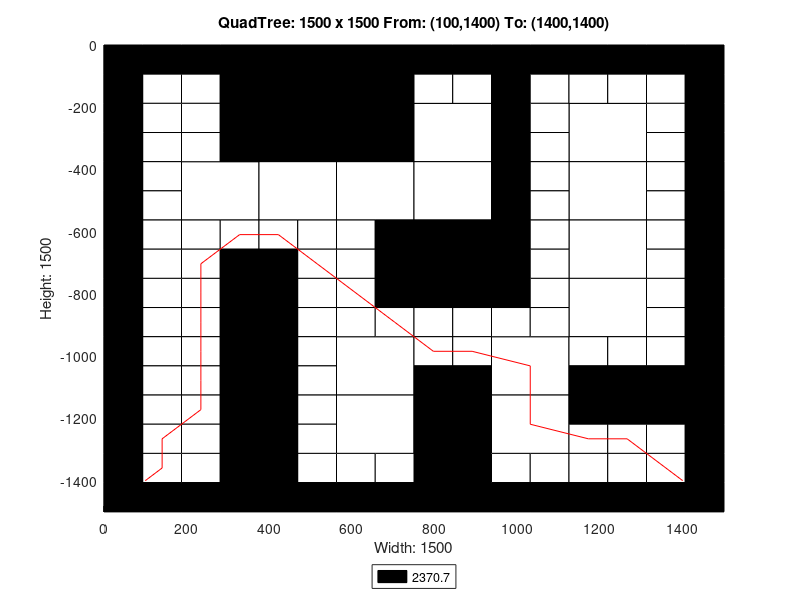

The MATLAB source for this figure:
axis([0 1500 -1500 0]);
title('QuadTree: 1500 x 1500 From: (100,1400) To: (1400,1400)');
xlabel('Width: 1500');
ylabel('Height: 1500');
rectangle('Position',[375 -375 375 375], 'FaceColor',[0 0 0]);
rectangle('Position',[187.5 -562.5 187.5 187.5], 'FaceColor',[1 1 1]);
rectangle('Position',[375 -562.5 187.5 187.5], 'FaceColor',[1 1 1]);
rectangle('Position',[562.5 -562.5 187.5 187.5], 'FaceColor',[1 1 1]);
rectangle('Position',[750 -375 187.5 187.5], 'FaceColor',[1 1 1]);
rectangle('Position',[1125 -375 187.5 187.5], 'FaceColor',[1 1 1]);
rectangle('Position',[750 -562.5 187.5 187.5], 'FaceColor',[1 1 1]);
rectangle('Position',[750 -750 187.5 187.5], 'FaceColor',[0 0 0]);
rectangle('Position',[1125 -562.5 187.5 187.5], 'FaceColor',[1 1 1]);
rectangle('Position',[1125 -750 187.5 187.5], 'FaceColor',[1 1 1]);
rectangle('Position',[562.5 -1125 187.5 187.5], 'FaceColor',[1 1 1]);
rectangle('Position',[562.5 -1312.5 187.5 187.5], 'FaceColor',[1 1 1]);
rectangle('Position',[937.5 -1125 187.5 187.5], 'FaceColor',[1 1 1]);
rectangle('Position',[1125 -937.5 187.5 187.5], 'FaceColor',[1 1 1]);
rectangle('Position',[750 -1312.5 187.5 187.5], 'FaceColor',[0 0 0]);
rectangle('Position',[937.5 -1312.5 187.5 187.5], 'FaceColor',[1 1 1]);
rectangle('Position',[750 -1500 187.5 187.5], 'FaceColor',[0 0 0]);
rectangle('Position',[0 -93.75 93.75 93.75], 'FaceColor',[0 0 0]);
rectangle('Position',[93.75 -93.75 93.75 93.75], 'FaceColor',[0 0 0]);
rectangle('Position',[0 -187.5 93.75 93.75], 'FaceColor',[0 0 0]);
rectangle('Position',[93.75 -187.5 93.75 93.75], 'FaceColor',[1 1 1]);
rectangle('Position',[187.5 -93.75 93.75 93.75], 'FaceColor',[0 0 0]);
rectangle('Position',[281.25 -93.75 93.75 93.75], 'FaceColor',[0 0 0]);
rectangle('Position',[187.5 -187.5 93.75 93.75], 'FaceColor',[1 1 1]);
rectangle('Position',[281.25 -187.5 93.75 93.75], 'FaceColor',[0 0 0]);
rectangle('Position',[0 -281.25 93.75 93.75], 'FaceColor',[0 0 0]);
rectangle('Position',[93.75 -281.25 93.75 93.75], 'FaceColor',[1 1 1]);
rectangle('Position',[0 -375 93.75 93.75], 'FaceColor',[0 0 0]);
rectangle('Position',[93.75 -375 93.75 93.75], 'FaceColor',[1 1 1]);
rectangle('Position',[187.5 -281.25 93.75 93.75], 'FaceColor',[1 1 1]);
rectangle('Position',[281.25 -281.25 93.75 93.75], 'FaceColor',[0 0 0]);
rectangle('Position',[187.5 -375 93.75 93.75], 'FaceColor',[1 1 1]);
rectangle('Position',[281.25 -375 93.75 93.75], 'FaceColor',[0 0 0]);
rectangle('Position',[0 -468.75 93.75 93.75], 'FaceColor',[0 0 0]);
rectangle('Position',[93.75 -468.75 93.75 93.75], 'FaceColor',[1 1 1]);
rectangle('Position',[0 -562.5 93.75 93.75], 'FaceColor',[0 0 0]);
rectangle('Position',[93.75 -562.5 93.75 93.75], 'FaceColor',[1 1 1]);
rectangle('Position',[0 -656.25 93.75 93.75], 'FaceColor',[0 0 0]);
rectangle('Position',[93.75 -656.25 93.75 93.75], 'FaceColor',[1 1 1]);
rectangle('Position',[0 -750 93.75 93.75], 'FaceColor',[0 0 0]);
rectangle('Position',[93.75 -750 93.75 93.75], 'FaceColor',[1 1 1]);
rectangle('Position',[187.5 -656.25 93.75 93.75], 'FaceColor',[1 1 1]);
rectangle('Position',[281.25 -656.25 93.75 93.75], 'FaceColor',[1 1 1]);
rectangle('Position',[187.5 -750 93.75 93.75], 'FaceColor',[1 1 1]);
rectangle('Position',[281.25 -750 93.75 93.75], 'FaceColor',[0 0 0]);
rectangle('Position',[375 -656.25 93.75 93.75], 'FaceColor',[1 1 1]);
rectangle('Position',[468.75 -656.25 93.75 93.75], 'FaceColor',[1 1 1]);
rectangle('Position',[375 -750 93.75 93.75], 'FaceColor',[0 0 0]);
rectangle('Position',[468.75 -750 93.75 93.75], 'FaceColor',[1 1 1]);
rectangle('Position',[562.5 -656.25 93.75 93.75], 'FaceColor',[1 1 1]);
rectangle('Position',[656.25 -656.25 93.75 93.75], 'FaceColor',[0 0 0]);
rectangle('Position',[562.5 -750 93.75 93.75], 'FaceColor',[1 1 1]);
rectangle('Position',[656.25 -750 93.75 93.75], 'FaceColor',[0 0 0]);
rectangle('Position',[750 -93.75 93.75 93.75], 'FaceColor',[0 0 0]);
rectangle('Position',[843.75 -93.75 93.75 93.75], 'FaceColor',[0 0 0]);
rectangle('Position',[750 -187.5 93.75 93.75], 'FaceColor',[1 1 1]);
rectangle('Position',[843.75 -187.5 93.75 93.75], 'FaceColor',[1 1 1]);
rectangle('Position',[937.5 -93.75 93.75 93.75], 'FaceColor',[0 0 0]);
rectangle('Position',[1031.25 -93.75 93.75 93.75], 'FaceColor',[0 0 0]);
rectangle('Position',[937.5 -187.5 93.75 93.75], 'FaceColor',[0 0 0]);
rectangle('Position',[1031.25 -187.5 93.75 93.75], 'FaceColor',[1 1 1]);
rectangle('Position',[937.5 -281.25 93.75 93.75], 'FaceColor',[0 0 0]);
rectangle('Position',[1031.25 -281.25 93.75 93.75], 'FaceColor',[1 1 1]);
rectangle('Position',[937.5 -375 93.75 93.75], 'FaceColor',[0 0 0]);
rectangle('Position',[1031.25 -375 93.75 93.75], 'FaceColor',[1 1 1]);
rectangle('Position',[1125 -93.75 93.75 93.75], 'FaceColor',[0 0 0]);
rectangle('Position',[1218.75 -93.75 93.75 93.75], 'FaceColor',[0 0 0]);
rectangle('Position',[1125 -187.5 93.75 93.75], 'FaceColor',[1 1 1]);
rectangle('Position',[1218.75 -187.5 93.75 93.75], 'FaceColor',[1 1 1]);
rectangle('Position',[1312.5 -93.75 93.75 93.75], 'FaceColor',[0 0 0]);
rectangle('Position',[1406.25 -93.75 93.75 93.75], 'FaceColor',[0 0 0]);
rectangle('Position',[1312.5 -187.5 93.75 93.75], 'FaceColor',[1 1 1]);
rectangle('Position',[1406.25 -187.5 93.75 93.75], 'FaceColor',[0 0 0]);
rectangle('Position',[1312.5 -281.25 93.75 93.75], 'FaceColor',[1 1 1]);
rectangle('Position',[1406.25 -281.25 93.75 93.75], 'FaceColor',[0 0 0]);
rectangle('Position',[1312.5 -375 93.75 93.75], 'FaceColor',[1 1 1]);
rectangle('Position',[1406.25 -375 93.75 93.75], 'FaceColor',[0 0 0]);
rectangle('Position',[937.5 -468.75 93.75 93.75], 'FaceColor',[0 0 0]);
rectangle('Position',[1031.25 -468.75 93.75 93.75], 'FaceColor',[1 1 1]);
rectangle('Position',[937.5 -562.5 93.75 93.75], 'FaceColor',[0 0 0]);
rectangle('Position',[1031.25 -562.5 93.75 93.75], 'FaceColor',[1 1 1]);
rectangle('Position',[937.5 -656.25 93.75 93.75], 'FaceColor',[0 0 0]);
rectangle('Position',[1031.25 -656.25 93.75 93.75], 'FaceColor',[1 1 1]);
rectangle('Position',[937.5 -750 93.75 93.75], 'FaceColor',[0 0 0]);
rectangle('Position',[1031.25 -750 93.75 93.75], 'FaceColor',[1 1 1]);
rectangle('Position',[1312.5 -468.75 93.75 93.75], 'FaceColor',[1 1 1]);
rectangle('Position',[1406.25 -468.75 93.75 93.75], 'FaceColor',[0 0 0]);
rectangle('Position',[1312.5 -562.5 93.75 93.75], 'FaceColor',[1 1 1]);
rectangle('Position',[1406.25 -562.5 93.75 93.75], 'FaceColor',[0 0 0]);
rectangle('Position',[1312.5 -656.25 93.75 93.75], 'FaceColor',[1 1 1]);
rectangle('Position',[1406.25 -656.25 93.75 93.75], 'FaceColor',[0 0 0]);
rectangle('Position',[1312.5 -750 93.75 93.75], 'FaceColor',[1 1 1]);
rectangle('Position',[1406.25 -750 93.75 93.75], 'FaceColor',[0 0 0]);
rectangle('Position',[0 -843.75 93.75 93.75], 'FaceColor',[0 0 0]);
rectangle('Position',[93.75 -843.75 93.75 93.75], 'FaceColor',[1 1 1]);
rectangle('Position',[0 -937.5 93.75 93.75], 'FaceColor',[0 0 0]);
rectangle('Position',[93.75 -937.5 93.75 93.75], 'FaceColor',[1 1 1]);
rectangle('Position',[187.5 -843.75 93.75 93.75], 'FaceColor',[1 1 1]);
rectangle('Position',[281.25 -843.75 93.75 93.75], 'FaceColor',[0 0 0]);
rectangle('Position',[187.5 -937.5 93.75 93.75], 'FaceColor',[1 1 1]);
rectangle('Position',[281.25 -937.5 93.75 93.75], 'FaceColor',[0 0 0]);
rectangle('Position',[0 -1031.25 93.75 93.75], 'FaceColor',[0 0 0]);
rectangle('Position',[93.75 -1031.25 93.75 93.75], 'FaceColor',[1 1 1]);
rectangle('Position',[0 -1125 93.75 93.75], 'FaceColor',[0 0 0]);
rectangle('Position',[93.75 -1125 93.75 93.75], 'FaceColor',[1 1 1]);
rectangle('Position',[187.5 -1031.25 93.75 93.75], 'FaceColor',[1 1 1]);
rectangle('Position',[281.25 -1031.25 93.75 93.75], 'FaceColor',[0 0 0]);
rectangle('Position',[187.5 -1125 93.75 93.75], 'FaceColor',[1 1 1]);
rectangle('Position',[281.25 -1125 93.75 93.75], 'FaceColor',[0 0 0]);
rectangle('Position',[375 -843.75 93.75 93.75], 'FaceColor',[0 0 0]);
rectangle('Position',[468.75 -843.75 93.75 93.75], 'FaceColor',[1 1 1]);
rectangle('Position',[375 -937.5 93.75 93.75], 'FaceColor',[0 0 0]);
rectangle('Position',[468.75 -937.5 93.75 93.75], 'FaceColor',[1 1 1]);
rectangle('Position',[562.5 -843.75 93.75 93.75], 'FaceColor',[1 1 1]);
rectangle('Position',[656.25 -843.75 93.75 93.75], 'FaceColor',[0 0 0]);
rectangle('Position',[562.5 -937.5 93.75 93.75], 'FaceColor',[1 1 1]);
rectangle('Position',[656.25 -937.5 93.75 93.75], 'FaceColor',[1 1 1]);
rectangle('Position',[375 -1031.25 93.75 93.75], 'FaceColor',[0 0 0]);
rectangle('Position',[468.75 -1031.25 93.75 93.75], 'FaceColor',[1 1 1]);
rectangle('Position',[375 -1125 93.75 93.75], 'FaceColor',[0 0 0]);
rectangle('Position',[468.75 -1125 93.75 93.75], 'FaceColor',[1 1 1]);
rectangle('Position',[0 -1218.75 93.75 93.75], 'FaceColor',[0 0 0]);
rectangle('Position',[93.75 -1218.75 93.75 93.75], 'FaceColor',[1 1 1]);
rectangle('Position',[0 -1312.5 93.75 93.75], 'FaceColor',[0 0 0]);
rectangle('Position',[93.75 -1312.5 93.75 93.75], 'FaceColor',[1 1 1]);
rectangle('Position',[187.5 -1218.75 93.75 93.75], 'FaceColor',[1 1 1]);
rectangle('Position',[281.25 -1218.75 93.75 93.75], 'FaceColor',[0 0 0]);
rectangle('Position',[187.5 -1312.5 93.75 93.75], 'FaceColor',[1 1 1]);
rectangle('Position',[281.25 -1312.5 93.75 93.75], 'FaceColor',[0 0 0]);
rectangle('Position',[0 -1406.25 93.75 93.75], 'FaceColor',[0 0 0]);
rectangle('Position',[93.75 -1406.25 93.75 93.75], 'FaceColor',[1 1 1]);
rectangle('Position',[0 -1500 93.75 93.75], 'FaceColor',[0 0 0]);
rectangle('Position',[93.75 -1500 93.75 93.75], 'FaceColor',[0 0 0]);
rectangle('Position',[187.5 -1406.25 93.75 93.75], 'FaceColor',[1 1 1]);
rectangle('Position',[281.25 -1406.25 93.75 93.75], 'FaceColor',[0 0 0]);
rectangle('Position',[187.5 -1500 93.75 93.75], 'FaceColor',[0 0 0]);
rectangle('Position',[281.25 -1500 93.75 93.75], 'FaceColor',[0 0 0]);
rectangle('Position',[375 -1218.75 93.75 93.75], 'FaceColor',[0 0 0]);
rectangle('Position',[468.75 -1218.75 93.75 93.75], 'FaceColor',[1 1 1]);
rectangle('Position',[375 -1312.5 93.75 93.75], 'FaceColor',[0 0 0]);
rectangle('Position',[468.75 -1312.5 93.75 93.75], 'FaceColor',[1 1 1]);
rectangle('Position',[375 -1406.25 93.75 93.75], 'FaceColor',[0 0 0]);
rectangle('Position',[468.75 -1406.25 93.75 93.75], 'FaceColor',[1 1 1]);
rectangle('Position',[375 -1500 93.75 93.75], 'FaceColor',[0 0 0]);
rectangle('Position',[468.75 -1500 93.75 93.75], 'FaceColor',[0 0 0]);
rectangle('Position',[562.5 -1406.25 93.75 93.75], 'FaceColor',[1 1 1]);
rectangle('Position',[656.25 -1406.25 93.75 93.75], 'FaceColor',[1 1 1]);
rectangle('Position',[562.5 -1500 93.75 93.75], 'FaceColor',[0 0 0]);
rectangle('Position',[656.25 -1500 93.75 93.75], 'FaceColor',[0 0 0]);
rectangle('Position',[750 -843.75 93.75 93.75], 'FaceColor',[0 0 0]);
rectangle('Position',[843.75 -843.75 93.75 93.75], 'FaceColor',[0 0 0]);
rectangle('Position',[750 -937.5 93.75 93.75], 'FaceColor',[1 1 1]);
rectangle('Position',[843.75 -937.5 93.75 93.75], 'FaceColor',[1 1 1]);
rectangle('Position',[937.5 -843.75 93.75 93.75], 'FaceColor',[0 0 0]);
rectangle('Position',[1031.25 -843.75 93.75 93.75], 'FaceColor',[1 1 1]);
rectangle('Position',[937.5 -937.5 93.75 93.75], 'FaceColor',[1 1 1]);
rectangle('Position',[1031.25 -937.5 93.75 93.75], 'FaceColor',[1 1 1]);
rectangle('Position',[750 -1031.25 93.75 93.75], 'FaceColor',[1 1 1]);
rectangle('Position',[843.75 -1031.25 93.75 93.75], 'FaceColor',[1 1 1]);
rectangle('Position',[750 -1125 93.75 93.75], 'FaceColor',[0 0 0]);
rectangle('Position',[843.75 -1125 93.75 93.75], 'FaceColor',[0 0 0]);
rectangle('Position',[1312.5 -843.75 93.75 93.75], 'FaceColor',[1 1 1]);
rectangle('Position',[1406.25 -843.75 93.75 93.75], 'FaceColor',[0 0 0]);
rectangle('Position',[1312.5 -937.5 93.75 93.75], 'FaceColor',[1 1 1]);
rectangle('Position',[1406.25 -937.5 93.75 93.75], 'FaceColor',[0 0 0]);
rectangle('Position',[1125 -1031.25 93.75 93.75], 'FaceColor',[1 1 1]);
rectangle('Position',[1218.75 -1031.25 93.75 93.75], 'FaceColor',[1 1 1]);
rectangle('Position',[1125 -1125 93.75 93.75], 'FaceColor',[0 0 0]);
rectangle('Position',[1218.75 -1125 93.75 93.75], 'FaceColor',[0 0 0]);
rectangle('Position',[1312.5 -1031.25 93.75 93.75], 'FaceColor',[1 1 1]);
rectangle('Position',[1406.25 -1031.25 93.75 93.75], 'FaceColor',[0 0 0]);
rectangle('Position',[1312.5 -1125 93.75 93.75], 'FaceColor',[0 0 0]);
rectangle('Position',[1406.25 -1125 93.75 93.75], 'FaceColor',[0 0 0]);
rectangle('Position',[937.5 -1406.25 93.75 93.75], 'FaceColor',[1 1 1]);
rectangle('Position',[1031.25 -1406.25 93.75 93.75], 'FaceColor',[1 1 1]);
rectangle('Position',[937.5 -1500 93.75 93.75], 'FaceColor',[0 0 0]);
rectangle('Position',[1031.25 -1500 93.75 93.75], 'FaceColor',[0 0 0]);
rectangle('Position',[1125 -1218.75 93.75 93.75], 'FaceColor',[0 0 0]);
rectangle('Position',[1218.75 -1218.75 93.75 93.75], 'FaceColor',[0 0 0]);
rectangle('Position',[1125 -1312.5 93.75 93.75], 'FaceColor',[1 1 1]);
rectangle('Position',[1218.75 -1312.5 93.75 93.75], 'FaceColor',[1 1 1]);
rectangle('Position',[1312.5 -1218.75 93.75 93.75], 'FaceColor',[0 0 0]);
rectangle('Position',[1406.25 -1218.75 93.75 93.75], 'FaceColor',[0 0 0]);
rectangle('Position',[1312.5 -1312.5 93.75 93.75], 'FaceColor',[1 1 1]);
rectangle('Position',[1406.25 -1312.5 93.75 93.75], 'FaceColor',[0 0 0]);
rectangle('Position',[1125 -1406.25 93.75 93.75], 'FaceColor',[1 1 1]);
rectangle('Position',[1218.75 -1406.25 93.75 93.75], 'FaceColor',[1 1 1]);
rectangle('Position',[1125 -1500 93.75 93.75], 'FaceColor',[0 0 0]);
rectangle('Position',[1218.75 -1500 93.75 93.75], 'FaceColor',[0 0 0]);
rectangle('Position',[1312.5 -1406.25 93.75 93.75], 'FaceColor',[1 1 1]);
rectangle('Position',[1406.25 -1406.25 93.75 93.75], 'FaceColor',[0 0 0]);
rectangle('Position',[1312.5 -1500 93.75 93.75], 'FaceColor',[0 0 0]);
rectangle('Position',[1406.25 -1500 93.75 93.75], 'FaceColor',[0 0 0]);
X=[1400,1359.38,1265.62,1171.88,1031.25,1031.25,890.625,796.875,703.125,609.375,515.625,421.875,328.125,234.375,234.375,234.375,234.375,234.375,234.375,140.625,140.625,100];
Y=[-1400,-1359.38,-1265.62,-1265.62,-1218.75,-1031.25,-984.375,-984.375,-890.625,-796.875,-703.125,-609.375,-609.375,-703.125,-796.875,-890.625,-984.375,-1078.12,-1171.88,-1265.62,-1359.38,-1400];
hold on;
plot(X,Y,'r');
legend('2370.7','Location','southoutside');
